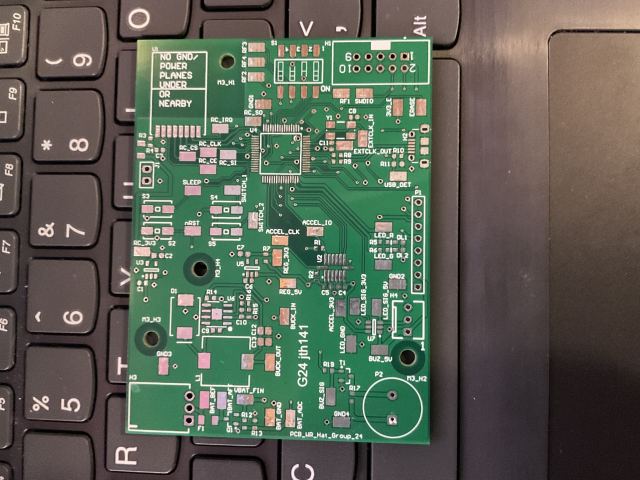
#> input picture Train Images/plain_pcb.jpg, 1280 x 960 px, found by its file name (shown at 1/2 size)
$ python colour_segmentation.py
#> lines starting #> are read from the running program, lines starting #| are printed output that depends on the picture; after the words box and inside, x2 and y2 are one past the last pixel; in counts of white or black regions, pixels touching at a corner belong together
import cv2
import numpy as np

img = cv2.imread('plain_pcb.jpg')
#> img is the input picture: shape (960, 1280, 3); mean B, G, R 85.1, 97.8, 91.6

img = cv2.resize(img, (int(img.shape[1]*0.7), int(img.shape[0]*0.7)))
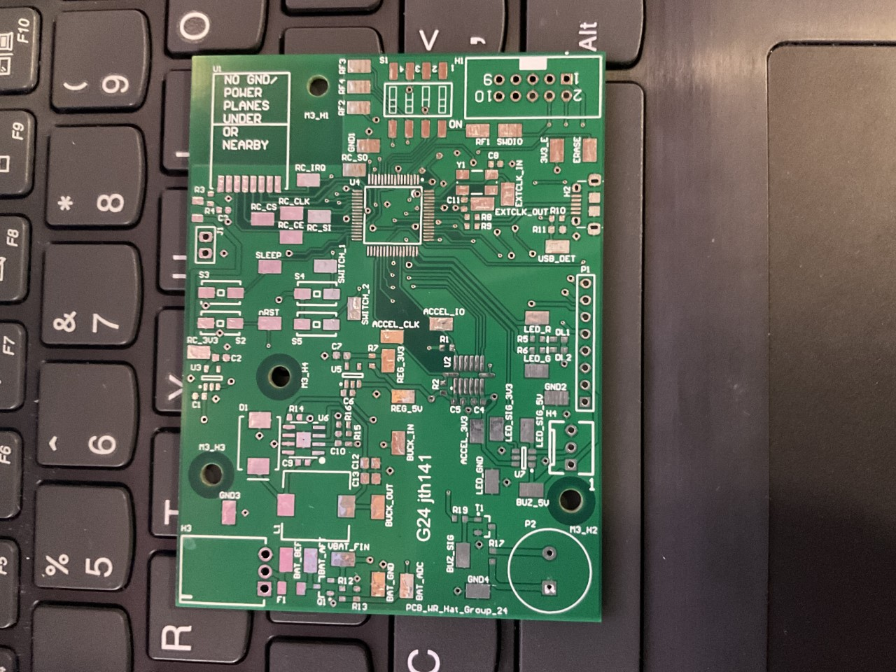
#> img: shape (672, 896, 3); mean B, G, R 85, 97.7, 91.5

gray = cv2.cvtColor(img, cv2.COLOR_BGR2GRAY)
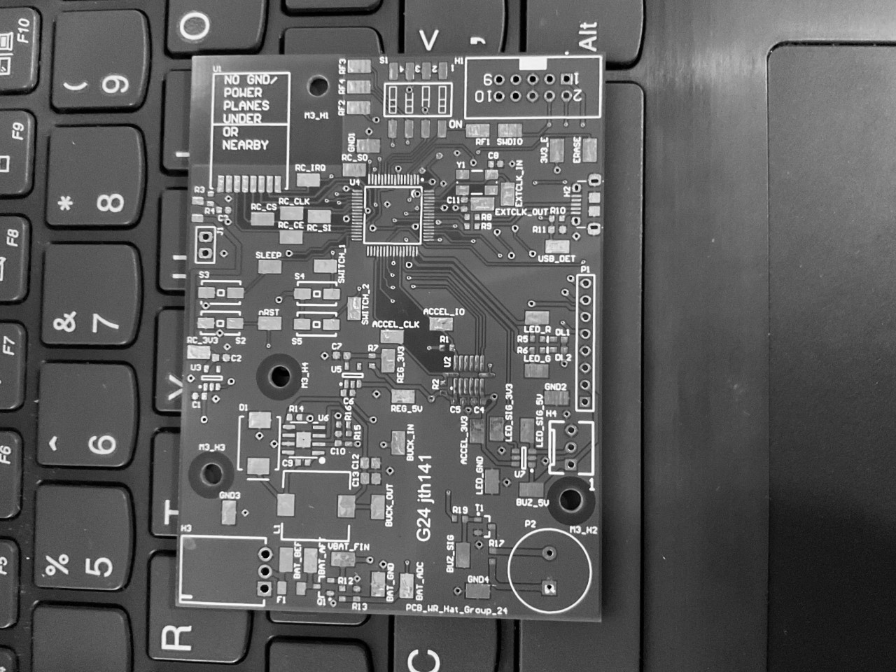
#> gray: shape (672, 896); min 0, max 254, mean 94.4

gray_blur = cv2.GaussianBlur(gray, (19, 19), 0)
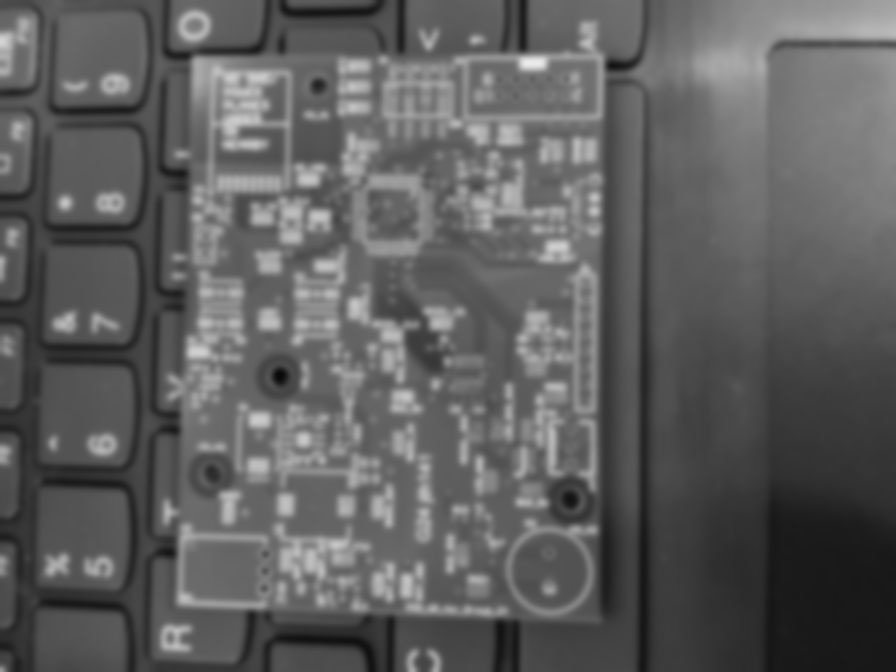
#> gray_blur: shape (672, 896); min 8, max 236, mean 94.4

thresh = cv2.adaptiveThreshold(gray_blur, 255, cv2.ADAPTIVE_THRESH_GAUSSIAN_C, cv2.THRESH_BINARY_INV, 11, 1)
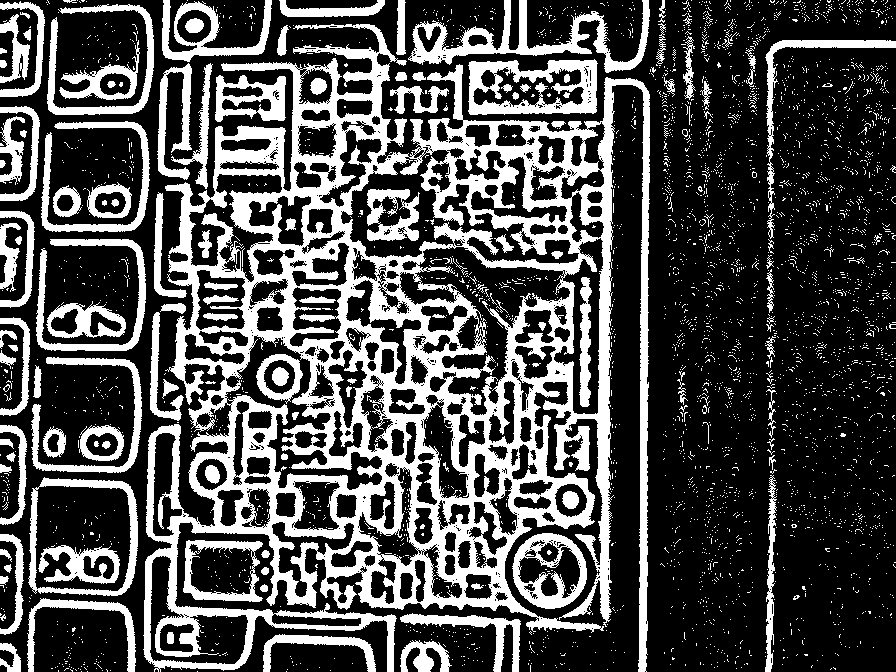
#> thresh: shape (672, 896); 30.4% white; 3909 white regions (3768 under 20 px), largest, box (x1, y1, x2, y2) and area: (143, 24, 650, 672) 105852, (408, 0, 650, 73) 4586, (468, 59, 598, 115) 3856

kernel = np.ones((3,3), np.uint8)
opening = cv2.morphologyEx(thresh, cv2.MORPH_OPEN, kernel, iterations=2)
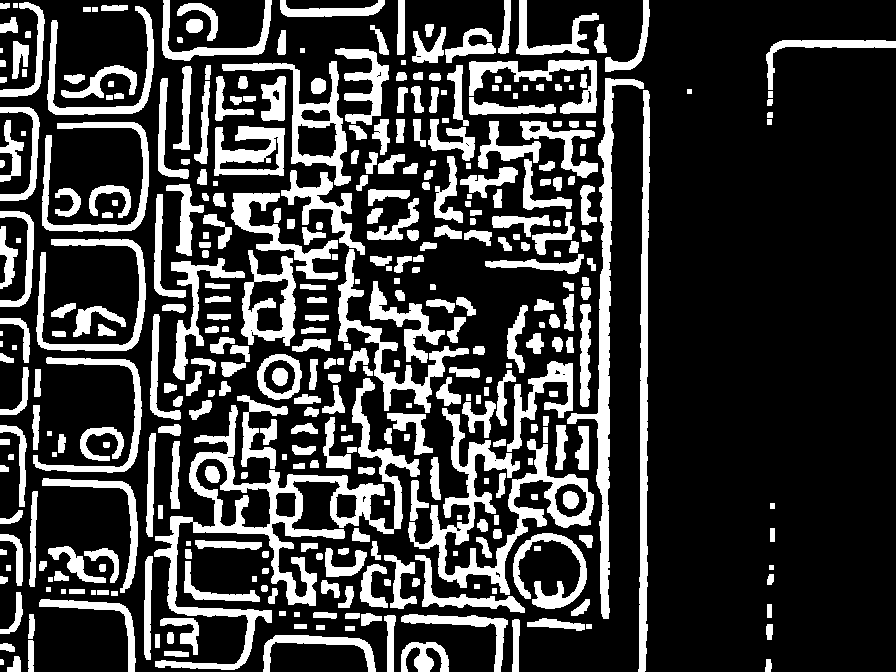
#> opening: shape (672, 896); 24.3% white; 382 white regions (3 under 20 px), largest, box (x1, y1, x2, y2) and area: (154, 378, 420, 670) 11873, (408, 408, 594, 595) 7237, (567, 78, 644, 619) 5730
closing = cv2.morphologyEx(opening, cv2.MORPH_CLOSE, kernel, iterations=2)
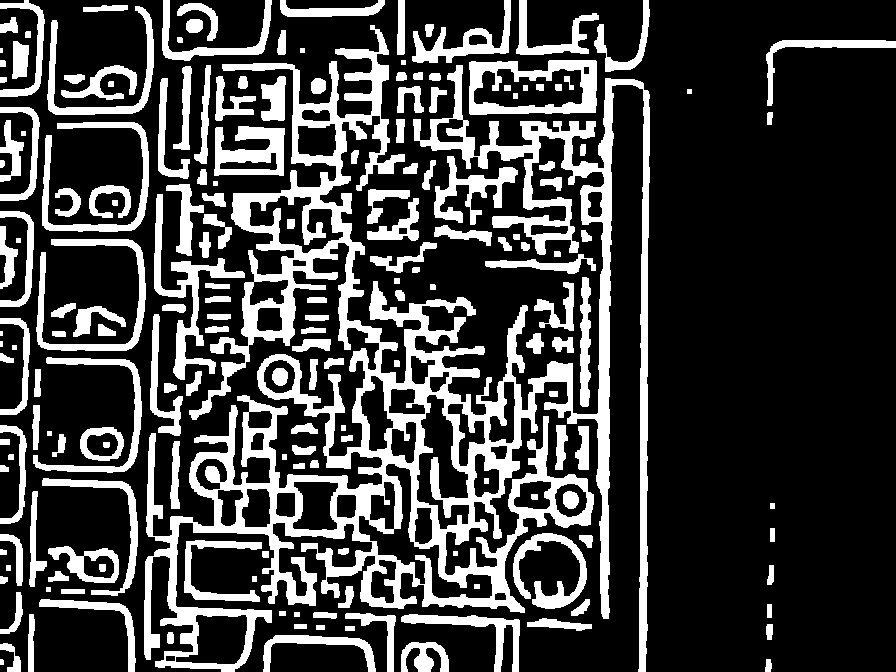
#> closing: shape (672, 896); 25.1% white; 189 white regions (3 under 20 px)

contours, hierarchy = cv2.findContours(closing, cv2.RETR_EXTERNAL, cv2.CHAIN_APPROX_SIMPLE)
#> contours = 175 contours, 14 with area under 20; largest, box (x1, y1, x2, y2) and area: (144, 25, 650, 672) 99075, (469, 60, 597, 115) 6256, (154, 194, 245, 380) 2574, (214, 126, 285, 176) 2490, (36, 239, 146, 351) 2074
for contour in contours:
    area = cv2.contourArea(contour)
    if area < 2000:  # Set a lower bound on the elipse area.
        continue

    if len(contour) < 5:  # The fitEllipse function requires at least five points on the contour to function.
        continue

    # cv2.drawContours(img, contours, -1, (0,0,255), 1)
    ellipse = cv2.fitEllipse(contour)  # Fit an ellipse to the points in the contour.
    cv2.ellipse(img, ellipse, (0,255,0), 2)  # Draw the ellipse on the original image.

    # Use the moments of the contour to draw a dot at the centroid of each coin.
    moments = cv2.moments(contour)
    cX = int(moments["m10"] / moments["m00"])
    cY = int(moments["m01"] / moments["m00"])
    cv2.circle(img, (cX, cY), 7, (0, 255, 0), -1)
#> this loop made 175 passes
#> area on passes 1, 3, 4: 58.5, 205, 745.5
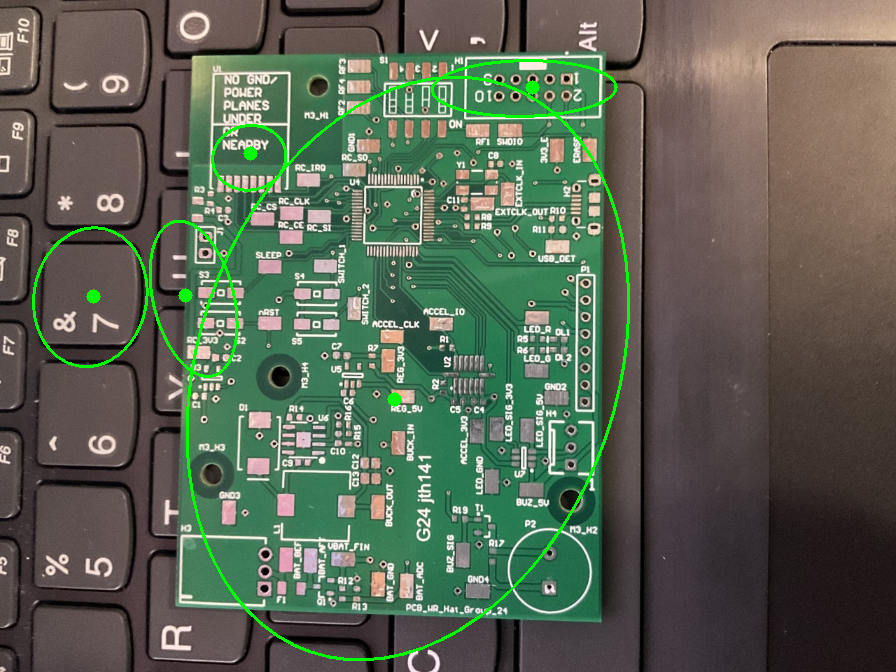
#> img: shape (672, 896, 3); 1.6% of pixels changed, all inside (x1, y1, x2, y2) = (32, 59, 630, 661)

cv2.imshow('Gray', gray)
cv2.imshow('After Adaptive Threshold', thresh)
cv2.imshow('After Morphological Operations', closing)
cv2.imshow('After Contour Detection', img)

while cv2.waitKey(1) < 0:
#> (key Esc is pressed here)
    pass

cv2.destroyAllWindows

$ run again, with Train Images/IMG_0098.jpg copied over Train Images/plain_pcb.jpg
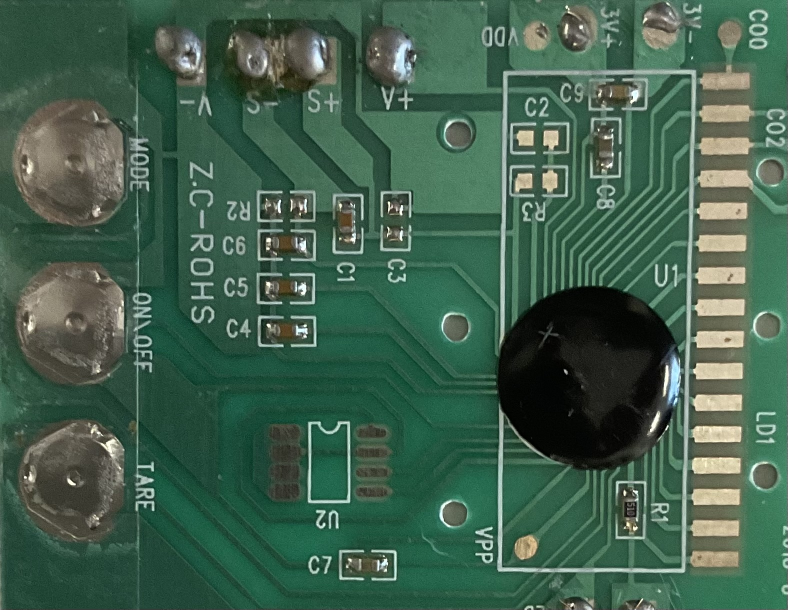
#> input picture Train Images/IMG_0098.jpg, 1575 x 1219 px, found by its file name (shown at 1/2 size)
#> img is the input picture: shape (1219, 1575, 3); mean B, G, R 77.4, 96.2, 65.2
#> `thresh = cv2.adaptiveThreshold(gray_blur, 255, cv2.ADAPTIVE_THRESH_GAU..`:
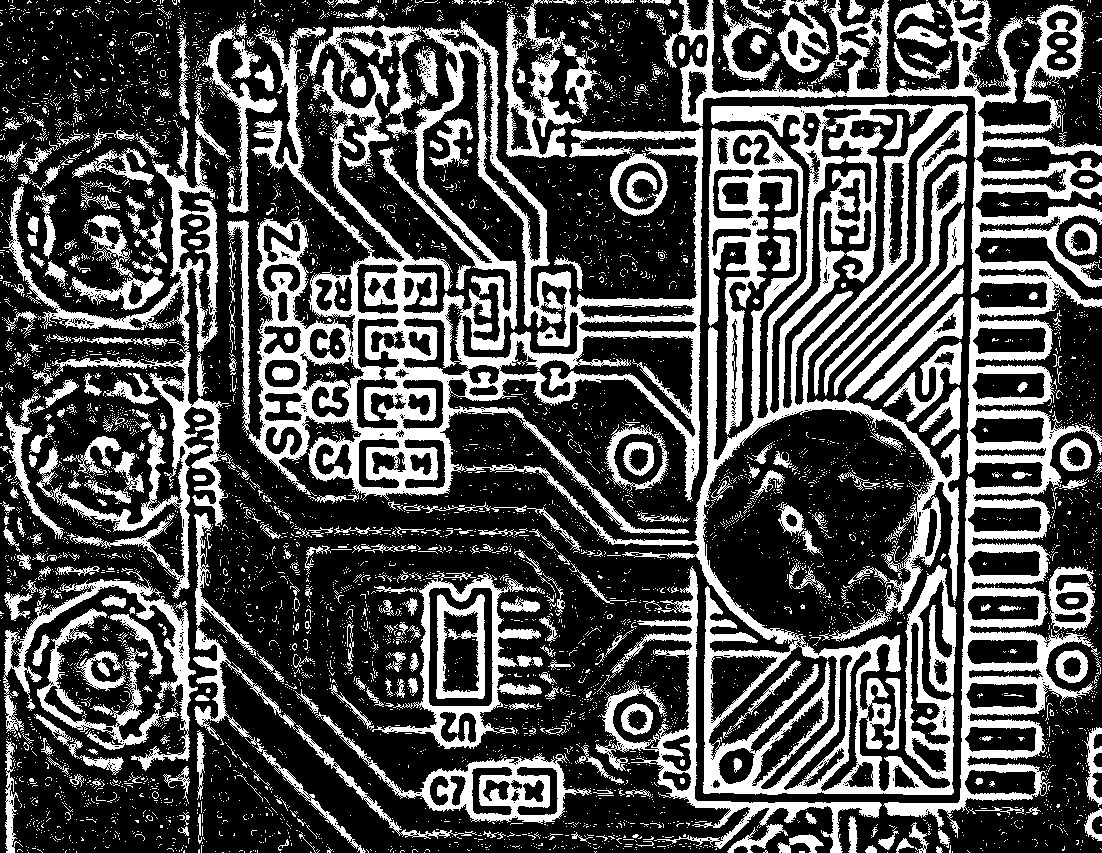
#> thresh: shape (853, 1102); 30.9% white; 6284 white regions (5907 under 20 px), largest, box (x1, y1, x2, y2) and area: (227, 20, 703, 534) 59675, (464, 104, 968, 795) 58292, (678, 0, 1102, 838) 41065
#> opening: shape (853, 1102); 21.4% white; 707 white regions (3 under 20 px), largest, box (x1, y1, x2, y2) and area: (961, 373, 1076, 738) 13026, (968, 254, 1080, 385) 4757, (696, 328, 886, 639) 4351
#> closing: shape (853, 1102); 22% white; 436 white regions (3 under 20 px)
#> contours = 428 contours, 48 with area under 20; largest, box (x1, y1, x2, y2) and area: (886, 254, 1102, 816) 29710, (259, 253, 531, 495) 24162, (696, 129, 886, 795) 14678, (492, 130, 703, 492) 7454, (802, 104, 968, 393) 5808
#> the loop `for contour in contours:` made 428 passes
#> area on passes 2 to 4: 51, 49.5, 98.5
#> after the loop `for contour in contours:`:
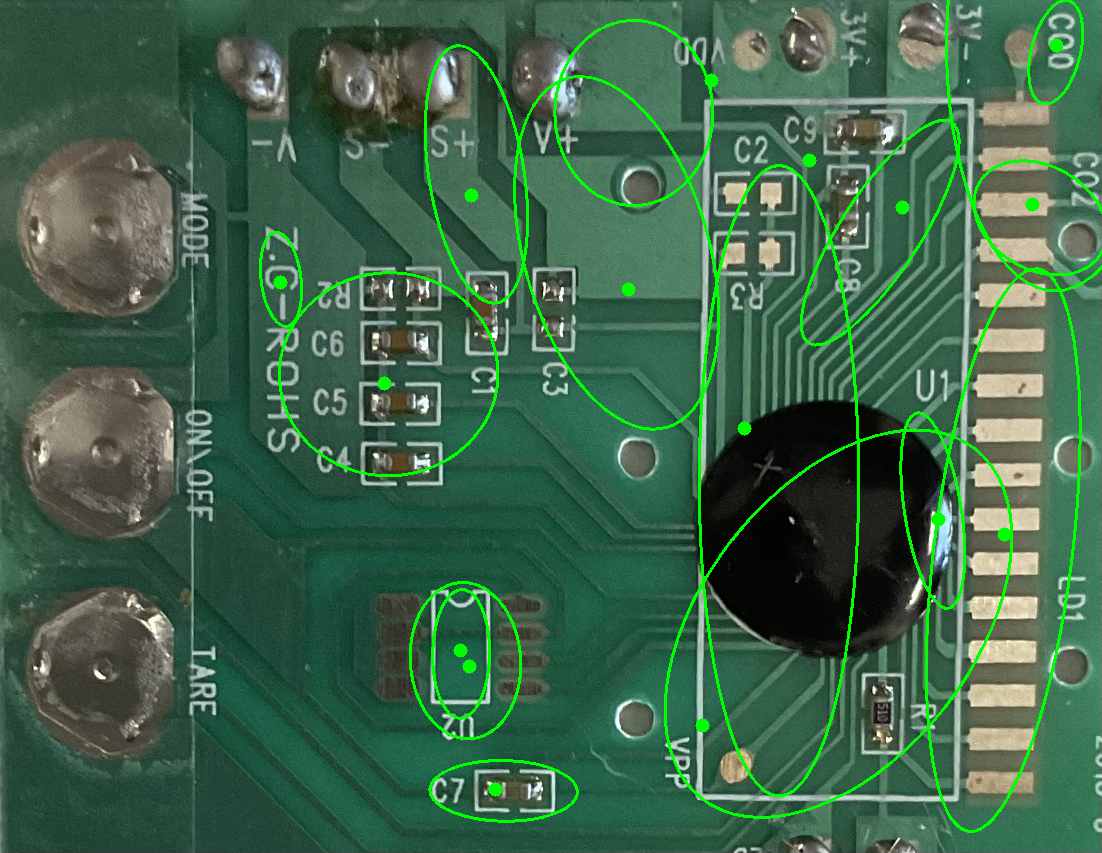
#> img: shape (853, 1102, 3); mean B, G, R 74.4, 100.9, 62.6
